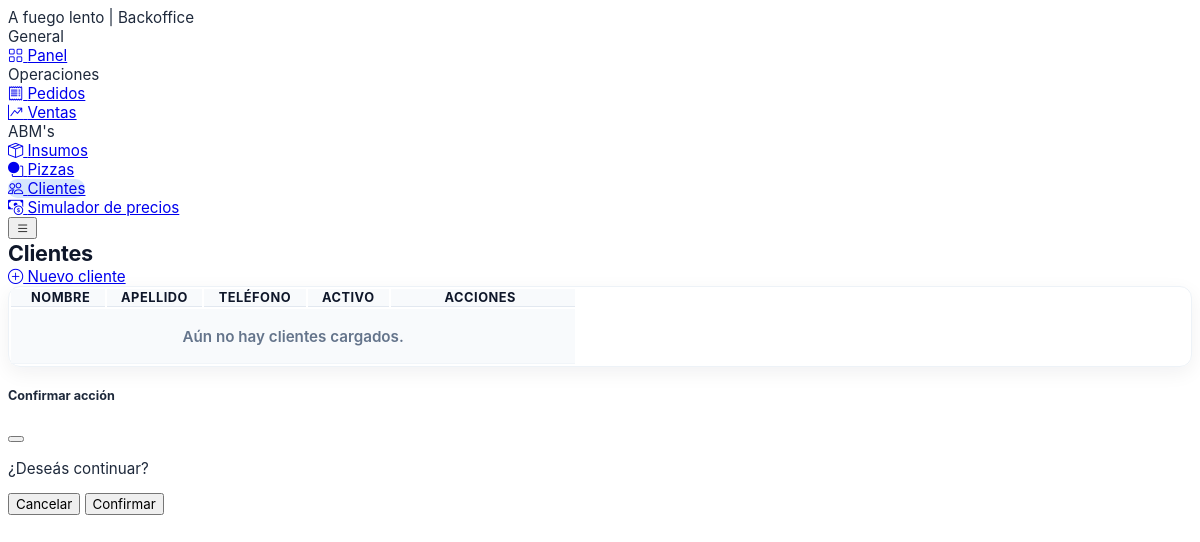
The app's page /customers/, older data.
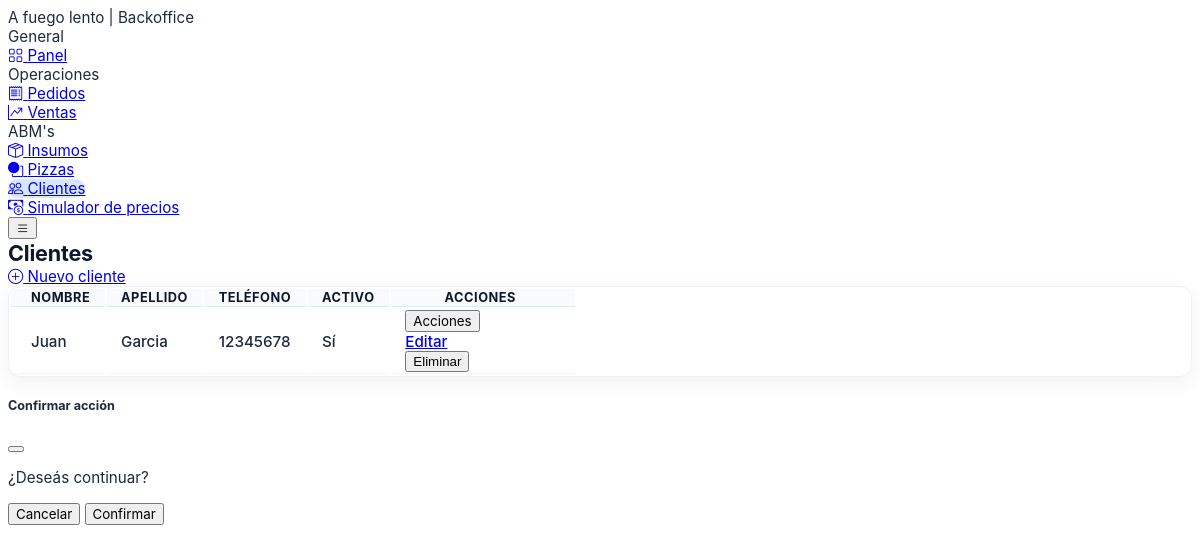
The same page, newer data.
### core/models.py (models this page shows, shortened)
class TimestampedModel(models.Model):
    created_at = models.DateTimeField(auto_now_add=True)
    updated_at = models.DateTimeField(auto_now=True)
    class Meta:
        abstract = True

class Customer(TimestampedModel):
    first_name = models.CharField(max_length=120)
    last_name = models.CharField(max_length=120)
    phone = models.CharField(max_length=40)
    is_active = models.BooleanField(default=True)

### core/views.py (the view)
# urls.py: path("customers/", CustomerListView.as_view(), name="customer_list"),
class CustomerListView(ListView):
    model = Customer
    template_name = "core/customer_list.html"
    context_object_name = "customers"
    def get_queryset(self):
        return Customer.objects.order_by("first_name", "last_name")

### templates/core/customer_list.html (shortened to what this page needs)
{% extends "base.html" %}
{% block page_title %}Clientes{% endblock %}
{% block content %}
<div class="d-flex justify-content-end mb-3">
  <a class="btn btn-primary" href="/customers/new/">
    <i class="bi bi-plus-circle"></i>&nbsp;Nuevo cliente
  </a>
</div>
<div class="card bo-content-card">
  <div class="table-responsive bo-table-responsive">
    <table class="table table-row-dashed align-middle gs-0 gy-3 bo-table">
      <thead>
        <tr>
          <th>Nombre</th>
          <th>Apellido</th>
          <th>Teléfono</th>
          <th>Activo</th>
          <th>Acciones</th>
        </tr>
      </thead>
      <tbody>
      {% for customer in customers %}
        <tr>
          <td>{{ customer.first_name }}</td>
          <td>{{ customer.last_name }}</td>
          <td>{{ customer.phone }}</td>
          <td>
            {% if customer.is_active %}
              <span class="badge badge-light-success">Sí</span>
            {% else %}
              <span class="badge badge-light-danger">No</span>
            {% endif %}
          </td>
          <td>
            <div class="dropdown">
              <button class="btn btn-sm btn-light-primary dropdown-toggle" data-bs-toggle="dropdown" type="button">
                Acciones
              </button>
              <div class="dropdown-menu">
                <a class="dropdown-item" href="/customers/{{ customer.id }}/edit/">Editar</a>
                <form method="post" action="/customers/{{ customer.id }}/delete/" data-confirm-message="¿Eliminar cliente?">
                  <button class="dropdown-item text-danger" type="submit">Eliminar</button>
                </form>
              </div>
            </div>
          </td>
        </tr>
      {% empty %}
        <tr class="bo-empty-row"><td colspan="5">Aún no hay clientes cargados.</td></tr>
      {% endfor %}
      </tbody>
    </table>
  </div>
</div>
{% endblock %}

Row changes from the older to the newer data that the page shows:
added Customer: first_name "Juan", last_name "Garcia", phone "12345678", is_active "Sí"
Text that changed along with them:
text no longer shown: "Aún no hay clientes cargados."
